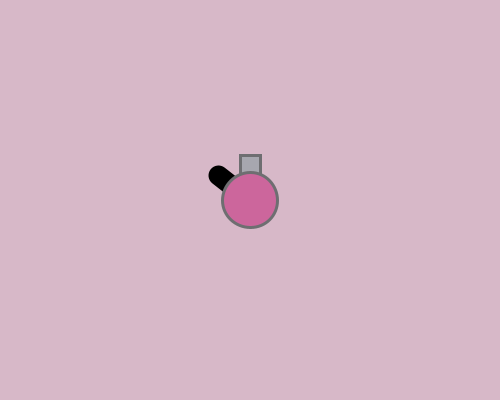
Frame 1 (no input)
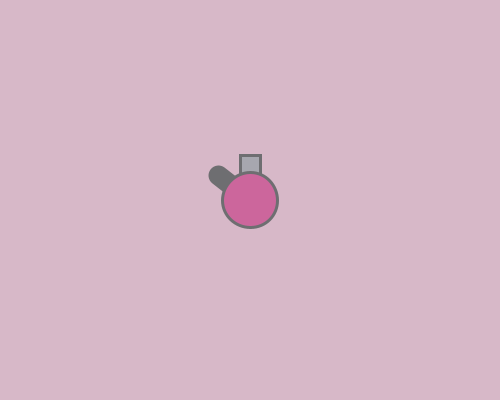
Frame 60 (the mouse pressed at the canvas centre just before this capture)
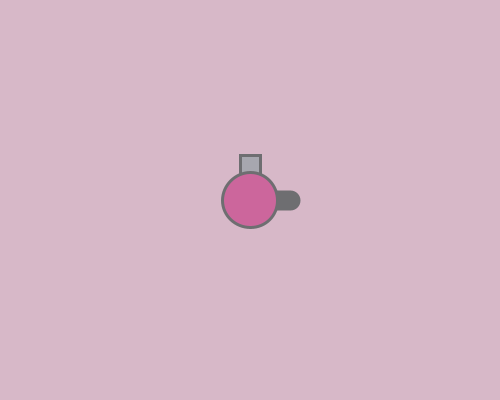
Frame 120 (the mouse held since frame 60 and released just before this capture)

The Processing sketch that drew these frames (run headless with seeded random() and noise(); from frame 60 on, the mouse is pressed at the canvas centre):

// Processing sketch: week07_2_arras02_atan_cos_sin
// ── week07_2_arras02_atan_cos_sin.pde
void setup()
{
 size(500,400);
}
int x=250,y=200;
void draw()
{
  background(215,184,200);
  float dx=mouseX-x,dy=mouseY-y;
  float angle=atan2(dy,dx);
  strokeWeight(20);
  line(x,y,x+cos(angle)*40,y+sin(angle)*40);
  
  fill(167,167,175);
  stroke(110,110,113);
  strokeWeight(3);
  rect(240,155,20,20);
  
  fill(204,102,156);
  strokeWeight(3);
  ellipse(x,y,55,55);
  
  ///line(x,y,mouseX,mouseY);
}
